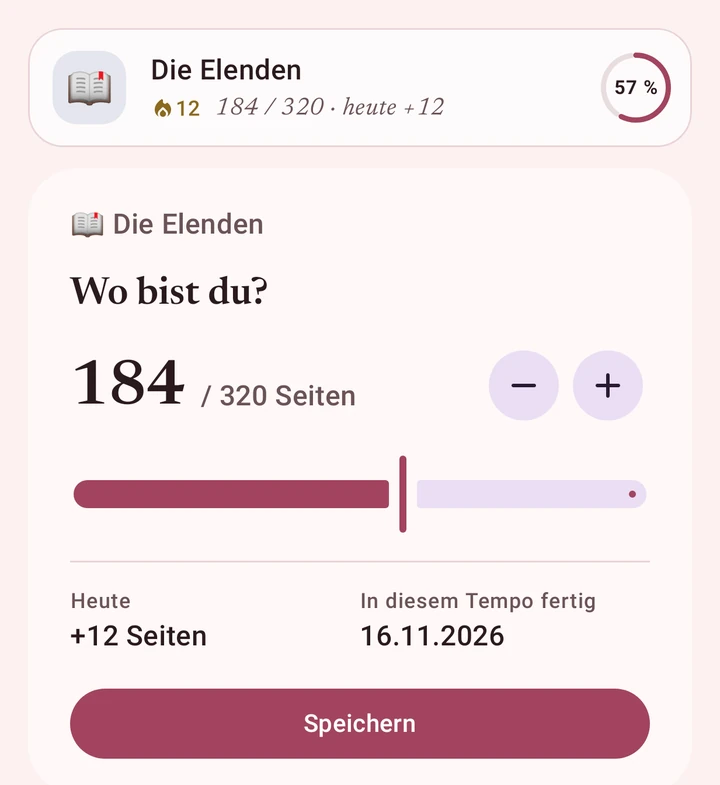
#> input picture docs/img/de/feat_journey.webp, 720 x 785 px, given in place of today_en_light.png, which was not available
$ python export_site_images.py
#> lines starting #> are read from the running program, lines starting #| are printed output that depends on the picture
"""Crops preview renders into the website's per-language images (docs/img/<lang>/)."""
import os
from PIL import Image

SRC = os.path.join("previews", "images")
DST = os.path.join("docs", "img")
LANGS = ["en", "tr", "es", "de", "pt", "ja", "fr", "it", "ru", "ko"]
PALETTES = ["washi", "sumi", "matcha", "sakura", "umi", "momiji", "yoru"]

TILES = {
    "g_heatmap": ("detail_{l}_light", (40, 555, 1193, 1505)),
    "g_rate": ("progress_{l}_light", (40, 590, 1193, 1300)),
    "g_breakdown": ("progress_{l}_light", (40, 1310, 1193, 2190)),
    "g_editor": ("editor_{l}_light", (40, 260, 1193, 1600)),
}
PHONE = (0, 0, 1233, 1830)
WIDGET_PHONE = (60, 320, 1173, 1700)


def progress_card_top(im: Image.Image) -> int:
    """Top edge of Today's progress card. The greeting above it takes one or two lines
    depending on language and time of day, so the habit rows below move with it."""
    bg = im.getpixel((520, 640))
    for y in range(640, 1400):
        px = im.getpixel((520, y))
        if sum(abs(a - b) for a, b in zip(px, bg)) > 12:
            # Skip thin things (ring strokes): the card is a tall block of one colour.
            if all(sum(abs(a - b) for a, b in zip(im.getpixel((520, y + d)), px)) < 8 for d in range(12, 40, 4)):
                return y
    raise ValueError("progress card not found")


def save(im, box, width, out):
    im = im.crop(box)
    im = im.resize((width, round(im.height * width / im.width)), Image.LANCZOS)
    os.makedirs(os.path.dirname(out), exist_ok=True)
    im.save(out, "WEBP", quality=90, method=6)


def load(name):
#> called with name = 'today_en_light'
    return Image.open(os.path.join(SRC, name + ".png")).convert("RGB")
#> returned value is the input picture: PIL image 720x785 RGB; mean R, G, B 241.4, 226.5, 229.4


for l in LANGS:
    folder = os.path.join(DST, l)
    for mode in ("light", "dark"):
        save(load(f"today_{l}_{mode}"), PHONE, 900, os.path.join(folder, f"hero_{mode}.webp"))
#> in save, `im = im.crop(box)`:
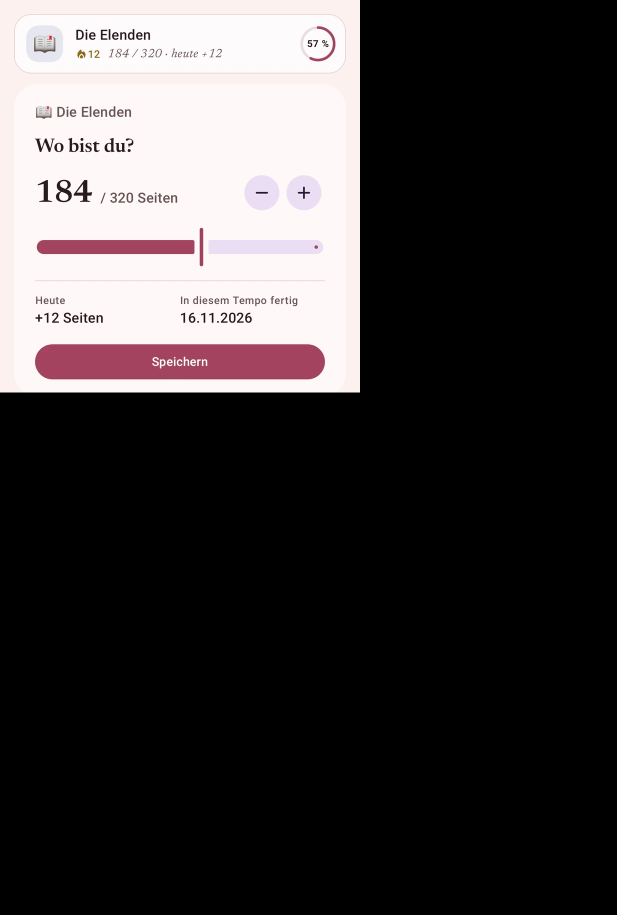
#> im: PIL image 1233x1830 RGB (shown at 1/2 size); mean R, G, B 60.5, 56.7, 57.5
    for name, (src, box) in TILES.items():
        save(load(src.format(l=l)), box, 760, os.path.join(folder, name + ".webp"))
#> call 3 of load, with name = 'detail_en_light'
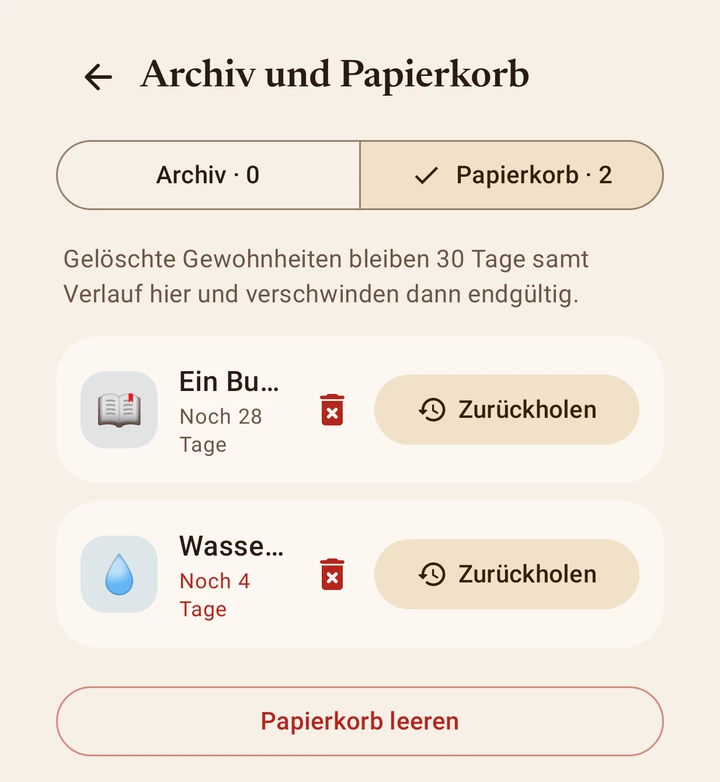
#> input picture docs/img/de/feat_safe.webp, 720 x 782 px, given in place of detail_en_light.png, which was not available
#> in load, returned value is the input picture: PIL image 720x782 RGB; mean R, G, B 241.6, 233, 223.6
#> call 3 of save, with box = (40, 555, 1193, 1505), width = 760, out = 'docs/img/en/g_heatmap.webp'
#> in save (call 3), `im = im.crop(box)`:
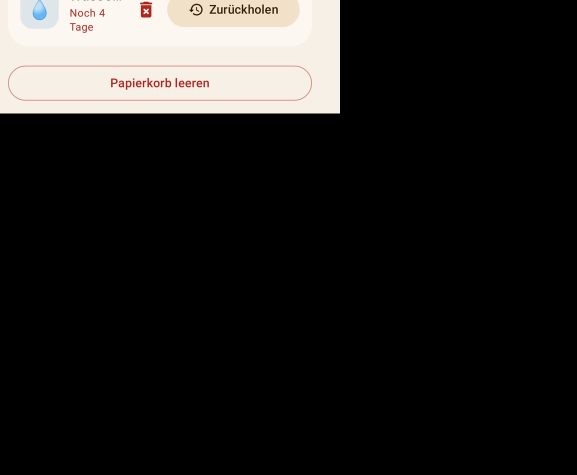
#> im: PIL image 1153x950 RGB (shown at 1/2 size); mean R, G, B 34.3, 33, 31.7
#> in save (call 3), `im = im.resize((width, round(im.height * width / im.width)), Image.LAN..`:
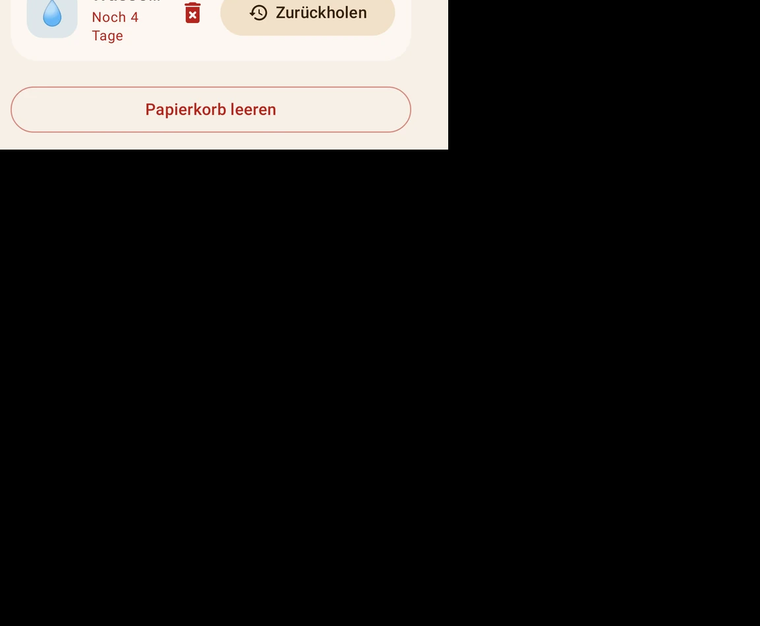
#> im: PIL image 760x626 RGB; mean R, G, B 34.3, 33, 31.7
#> (the run stopped early here; a loop or call above may not have finished)
